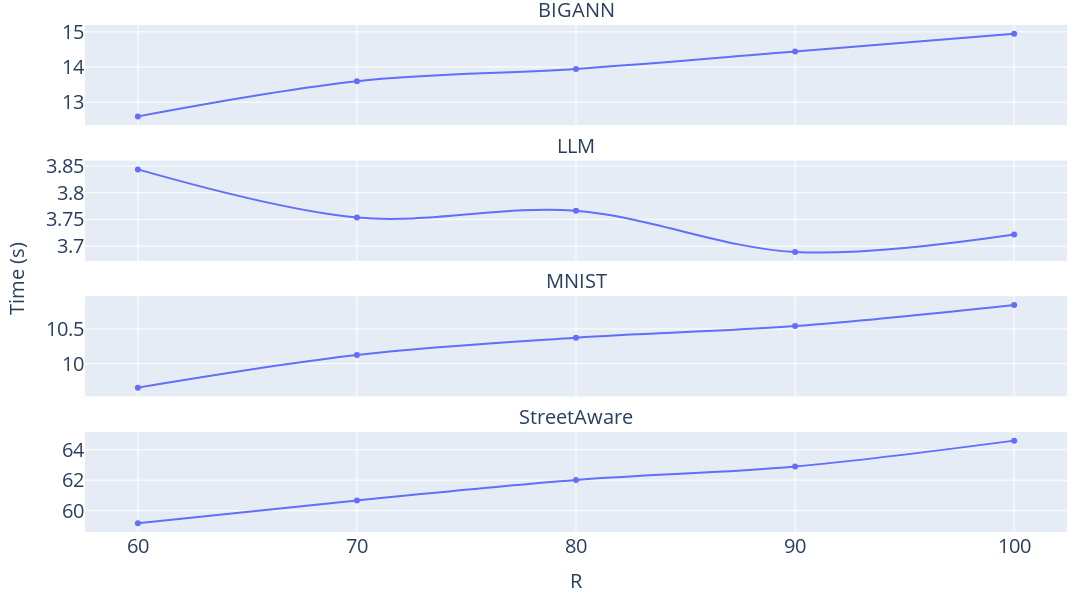

Write notebook code for a chart like this one.
### Code cell
import plotly.express as px
# import plotly.graph_objects as go

fig = px.line(filtered_df3, x="R", y="time", facet_col="dataset",markers=True,line_shape='spline',facet_col_wrap=1)

fig.for_each_yaxis(lambda y: y.update(showticklabels=True,matches=None, title = None,tickfont = dict(size=20)))
fig.add_annotation(
    showarrow=False,
    xanchor='center',
    xref='paper', 
    x=-0.07, 
    yanchor='middle',
    yref='paper',
    y=0.5,
    textangle=-90,
    text='Time (s)'
)
fig.update_xaxes(tickfont=dict(size=20), title_font = dict(size=20))
fig.update_xaxes(tick0=60, dtick=10)
fig.for_each_annotation(lambda a: a.update(text=a.text.split("=")[-1], font = {'size': 20}))
fig.update_layout(margin = dict(t=25, l=85, r=25, b=25),
                        height=600,
                        width=1200)

fig.write_image("../images/updated_Impact-R-time.png", scale=3)
fig.show()

### Figure 1 — Plotly figure (JSON) as saved in the notebook; plotly's stock layout.template omitted (floating-point values rounded to 4 significant figures)
{"data": [{"hovertemplate": "dataset=BIGANN<br>R=%{x}<br>time=%{y}<extra></extra>", "legendgroup": "", "line": {"color": "#636efa", "dash": "solid", "shape": "spline"}, "marker": {"symbol": "circle"}, "mode": "lines+markers", "name": "", "orientation": "v", "showlegend": false, "type": "scatter", "x": [60, 70, 80, 90, 100], "xaxis": "x4", "y": [12.6, 13.6, 13.94, 14.44, 14.94], "yaxis": "y4"}, {"hovertemplate": "dataset=LLM<br>R=%{x}<br>time=%{y}<extra></extra>", "legendgroup": "", "line": {"color": "#636efa", "dash": "solid", "shape": "spline"}, "marker": {"symbol": "circle"}, "mode": "lines+markers", "name": "", "orientation": "v", "showlegend": false, "type": "scatter", "x": [60, 70, 80, 90, 100], "xaxis": "x3", "y": [3.844, 3.753, 3.766, 3.689, 3.722], "yaxis": "y3"}, {"hovertemplate": "dataset=MNIST<br>R=%{x}<br>time=%{y}<extra></extra>", "legendgroup": "", "line": {"color": "#636efa", "dash": "solid", "shape": "spline"}, "marker": {"symbol": "circle"}, "mode": "lines+markers", "name": "", "orientation": "v", "showlegend": false, "type": "scatter", "x": [60, 70, 80, 90, 100], "xaxis": "x2", "y": [9.655, 10.12, 10.37, 10.54, 10.85], "yaxis": "y2"}, {"hovertemplate": "dataset=StreetAware<br>R=%{x}<br>time=%{y}<extra></extra>", "legendgroup": "", "line": {"color": "#636efa", "dash": "solid", "shape": "spline"}, "marker": {"symbol": "circle"}, "mode": "lines+markers", "name": "", "orientation": "v", "showlegend": false, "type": "scatter", "x": [60, 70, 80, 90, 100], "xaxis": "x", "y": [59.17, 60.67, 62.01, 62.9, 64.6], "yaxis": "y"}], "layout": {"annotations": [{"font": {"size": 20}, "showarrow": false, "text": "StreetAware", "x": 0.5, "xanchor": "center", "xref": "paper", "y": 0.1975, "yanchor": "bottom", "yref": "paper"}, {"font": {"size": 20}, "showarrow": false, "text": "MNIST", "x": 0.5, "xanchor": "center", "xref": "paper", "y": 0.465, "yanchor": "bottom", "yref": "paper"}, {"font": {"size": 20}, "showarrow": false, "text": "LLM", "x": 0.5, "xanchor": "center", "xref": "paper", "y": 0.7325, "yanchor": "bottom", "yref": "paper"}, {"font": {"size": 20}, "showarrow": false, "text": "BIGANN", "x": 0.5, "xanchor": "center", "xref": "paper", "y": 1, "yanchor": "bottom", "yref": "paper"}, {"font": {"size": 20}, "showarrow": false, "text": "Time (s)", "textangle": -90, "x": -0.07, "xanchor": "center", "xref": "paper", "y": 0.5, "yanchor": "middle", "yref": "paper"}], "height": 600, "legend": {"tracegroupgap": 0}, "margin": {"b": 25, "l": 85, "r": 25, "t": 25}, "width": 1200, "xaxis": {"anchor": "y", "domain": [0, 1], "dtick": 10, "tick0": 60, "tickfont": {"size": 20}, "title": {"font": {"size": 20}, "text": "R"}}, "xaxis2": {"anchor": "y2", "domain": [0, 1], "dtick": 10, "matches": "x", "showticklabels": false, "tick0": 60, "tickfont": {"size": 20}, "title": {"font": {"size": 20}}}, "xaxis3": {"anchor": "y3", "domain": [0, 1], "dtick": 10, "matches": "x", "showticklabels": false, "tick0": 60, "tickfont": {"size": 20}, "title": {"font": {"size": 20}}}, "xaxis4": {"anchor": "y4", "domain": [0, 1], "dtick": 10, "matches": "x", "showticklabels": false, "tick0": 60, "tickfont": {"size": 20}, "title": {"font": {"size": 20}}}, "yaxis": {"anchor": "x", "domain": [0, 0.1975], "showticklabels": true, "tickfont": {"size": 20}, "title": {}}, "yaxis2": {"anchor": "x2", "domain": [0.2675, 0.465], "showticklabels": true, "tickfont": {"size": 20}, "title": {}}, "yaxis3": {"anchor": "x3", "domain": [0.535, 0.7325], "showticklabels": true, "tickfont": {"size": 20}, "title": {}}, "yaxis4": {"anchor": "x4", "domain": [0.8025, 1], "showticklabels": true, "tickfont": {"size": 20}, "title": {}}}}
